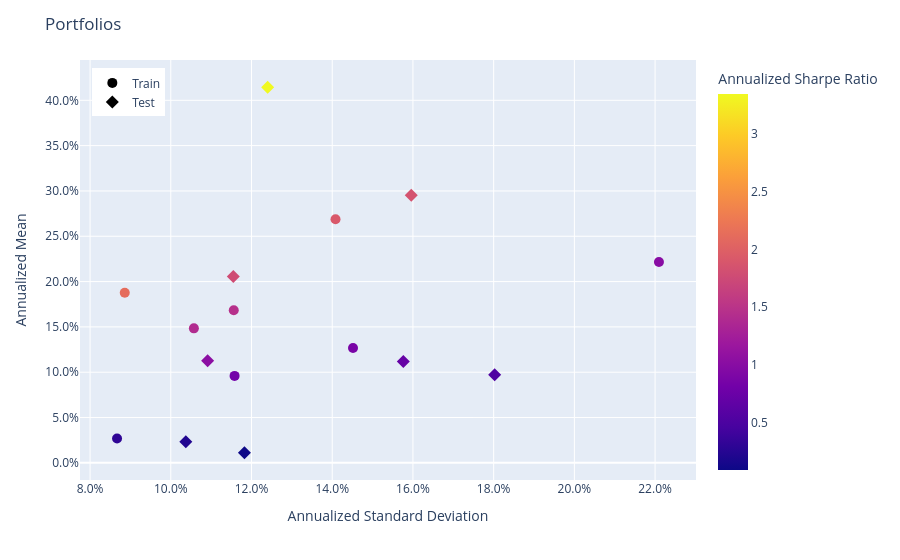

Notebook code cell kept with this figure:
### Code cell
population.plot_measures(
    x=RiskMeasure.ANNUALIZED_STANDARD_DEVIATION,
    y=PerfMeasure.ANNUALIZED_MEAN,
    color_scale=RatioMeasure.ANNUALIZED_SHARPE_RATIO,
    hover_measures=[RiskMeasure.MAX_DRAWDOWN, RatioMeasure.ANNUALIZED_SORTINO_RATIO],
)

### Figure 1 — Plotly figure (JSON) as saved in the notebook; plotly's stock layout.template omitted (floating-point values rounded to 4 significant figures)
{"data": [{"customdata": [["Train", 0.1727, 0.4155, 0.3106], ["Train", 0.1808, 1.996, 1.403], ["Train", 0.1287, 2.067, 1.457], ["Train", 0.1521, 2.68, 1.909], ["Train", 0.2894, 1.428, 1.003], ["Train", 0.105, 1.196, 0.8727], ["Train", 0.1282, 1.137, 0.8282], ["Train", 0.06878, 3.02, 2.118]], "hovertemplate": "<b>%{hovertext}</b><br><br>tag=%{customdata[0]}<br>Annualized Standard Deviation=%{x:.3f}<br>Annualized Mean=%{y:.3f}<br>MAX Drawdown=%{customdata[1]:.3f}<br>Annualized Sortino Ratio=%{customdata[2]:.3f}<br>Annualized Sharpe Ratio=%{marker.color:.3f}<extra></extra>", "hovertext": ["Fold 0", "Fold 1", "Fold 2", "Fold 3", "Fold 4", "Fold 5", "Fold 6", "Fold 7"], "legendgroup": "Train", "marker": {"color": [0.3106, 1.403, 1.457, 1.909, 1.003, 0.8727, 0.8282, 2.118], "coloraxis": "coloraxis", "size": 10, "symbol": "circle"}, "mode": "markers", "name": "Train", "orientation": "v", "showlegend": true, "type": "scatter", "x": [0.08669, 0.1057, 0.1156, 0.1408, 0.221, 0.1452, 0.1158, 0.08859], "xaxis": "x", "y": [0.02693, 0.1484, 0.1684, 0.2688, 0.2216, 0.1267, 0.09591, 0.1876], "yaxis": "y"}, {"customdata": [["Test", 0.05647, 2.424, 1.78], ["Test", 0.1349, 2.47, 1.85], ["Test", 0.1579, 0.3115, 0.2239], ["Test", 0.1171, 0.1298, 0.09415], ["Test", 0.09096, 1.411, 1.032], ["Test", 0.1628, 0.745, 0.539], ["Test", 0.06209, 4.822, 3.342], ["Test", 0.08899, 0.9608, 0.7097]], "hovertemplate": "<b>%{hovertext}</b><br><br>tag=%{customdata[0]}<br>Annualized Standard Deviation=%{x:.3f}<br>Annualized Mean=%{y:.3f}<br>MAX Drawdown=%{customdata[1]:.3f}<br>Annualized Sortino Ratio=%{customdata[2]:.3f}<br>Annualized Sharpe Ratio=%{marker.color:.3f}<extra></extra>", "hovertext": ["Fold 0", "Fold 1", "Fold 2", "Fold 3", "Fold 4", "Fold 5", "Fold 6", "Fold 7"], "legendgroup": "Test", "marker": {"color": [1.78, 1.85, 0.2239, 0.09415, 1.032, 0.539, 3.342, 0.7097], "coloraxis": "coloraxis", "size": 10, "symbol": "diamond"}, "mode": "markers", "name": "Test", "orientation": "v", "showlegend": true, "type": "scatter", "x": [0.1155, 0.1596, 0.1037, 0.1183, 0.1091, 0.1802, 0.124, 0.1576], "xaxis": "x", "y": [0.2056, 0.2952, 0.02322, 0.01113, 0.1126, 0.09715, 0.4144, 0.1118], "yaxis": "y"}], "layout": {"coloraxis": {"colorbar": {"title": {"text": "Annualized Sharpe Ratio"}}, "colorscale": [[0, "#0d0887"], [0.1111, "#46039f"], [0.2222, "#7201a8"], [0.3333, "#9c179e"], [0.4444, "#bd3786"], [0.5556, "#d8576b"], [0.6667, "#ed7953"], [0.7778, "#fb9f3a"], [0.8889, "#fdca26"], [1, "#f0f921"]]}, "legend": {"title": {}, "tracegroupgap": 0, "x": 0.02, "xanchor": "left", "y": 0.98, "yanchor": "top"}, "margin": {"t": 60}, "title": {"text": "Portfolios"}, "xaxis": {"anchor": "y", "domain": [0, 1], "tickformat": ",.1%", "title": {"text": "Annualized Standard Deviation"}}, "yaxis": {"anchor": "x", "domain": [0, 1], "tickformat": ",.1%", "title": {"text": "Annualized Mean"}}}}
